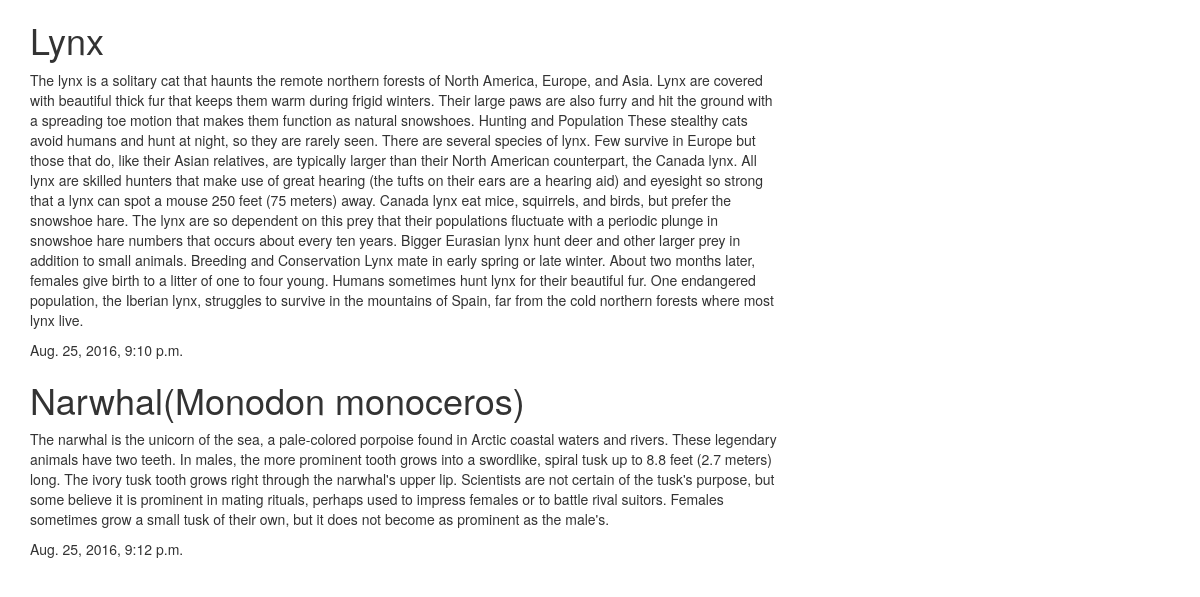
The page /topic/4/ on the database its author committed.
### forum/models.py (models this page shows)
class Post(models.Model):
    user = models.ForeignKey('auth.User')
    title = models.CharField(verbose_name='Title', max_length=200)
    body = models.TextField()
    date = models.DateTimeField(default=timezone.now)
    topic = models.ForeignKey(Topic, on_delete=models.CASCADE)
    def __str__(self):
        return self.title

### forum/views.py (the view)
# urls.py: url(r'^topic/(?P<topic_id>[0-9]+)/$', views.PostList.as_view(), name='topic')
class PostList(ListView):
    model = Post
    context_object_name = 'posts'
    template_name = 'forum/topic.html'
    def get_queryset(self):
        topic_id = int(self.kwargs['topic_id'])
        return Post.objects.filter(topic_id=topic_id)

### forum/templates/forum/topic.html
{% extends 'forum/base.html' %}
{% block content %}
    {% for  post in  posts %}
        <div>
            <h1>{{ post }}</h1>
            <p>{{ post.body }}</p>
            <p>{{ post.date }}</p>
        </div>
    {% endfor %}
{% endblock %}

### rows shown on the page
Post: title "Lynx", body "The lynx is a solitary cat that haunts the remote northern forests of North America, Europe, and Asia. Lynx are covered with beautiful thick fur that keeps them warm during frigid winters. Their large paws are also furry and hit the ground with a spreading toe motion that makes them function as natural snowshoes. Hunting and Population These stealthy cats avoid humans and hunt at night, so they are rarely seen. There are several species of lynx. Few survive in Europe but those that do, like their Asian relatives, are typically larger than their North American counterpart, the Canada lynx. All lynx are skilled hunters that make use of great hearing (the tufts on their ears are a hearing aid)…", date "Aug. 25, 2016, 9:10 p.m."
Post: title "Narwhal(Monodon monoceros)", body "The narwhal is the unicorn of the sea, a pale-colored porpoise found in Arctic coastal waters and rivers. These legendary animals have two teeth. In males, the more prominent tooth grows into a swordlike, spiral tusk up to 8.8 feet (2.7 meters) long. The ivory tusk tooth grows right through the narwhal's upper lip. Scientists are not certain of the tusk's purpose, but some believe it is prominent in mating rituals, perhaps used to impress females or to battle rival suitors. Females sometimes grow a small tusk of their own, but it does not become as prominent as the male's.", date "Aug. 25, 2016, 9:12 p.m."
